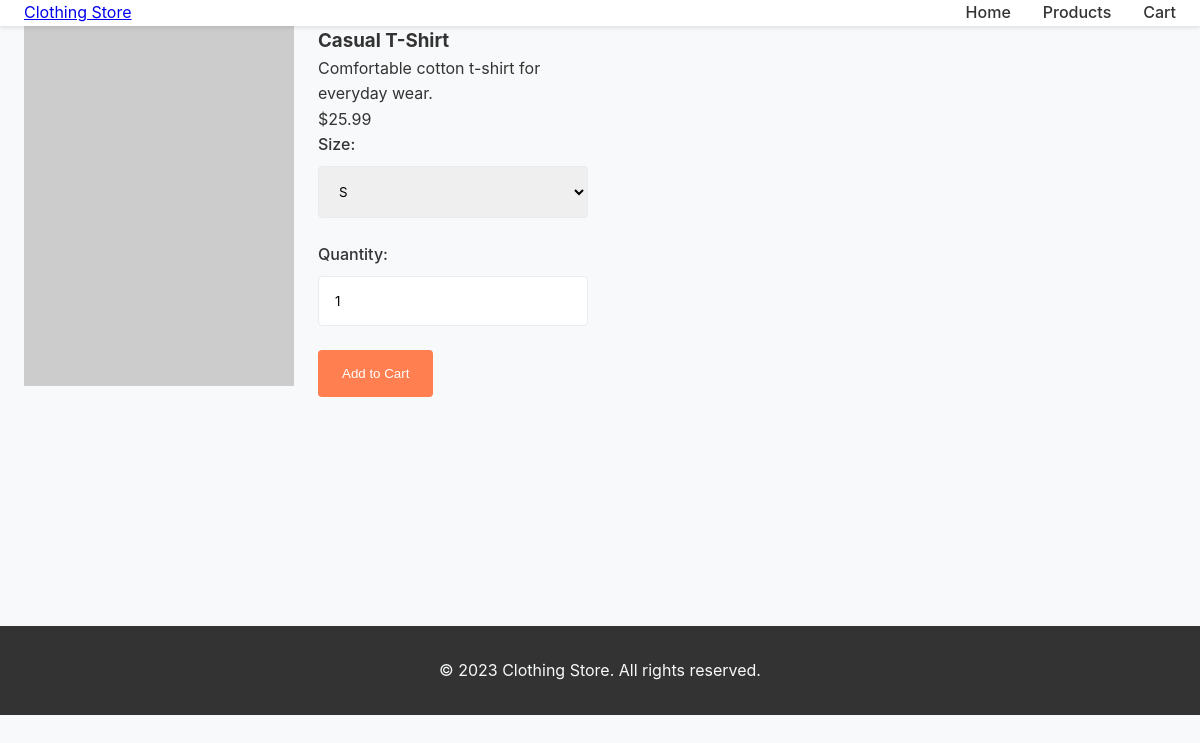
Page /product/1 on the committed database.
### tables this page shows
CREATE TABLE products (
            id INTEGER PRIMARY KEY AUTOINCREMENT,
            name TEXT NOT NULL,
            description TEXT NOT NULL,
            price REAL NOT NULL,
            category TEXT NOT NULL,
            image_url TEXT NOT NULL,
            sizes TEXT NOT NULL
        );

### clothing_store/app.py (the view)
@app.route('/product/<int:product_id>')
def product_detail(product_id):
    product = get_product_by_id(product_id)
    if not product:
        flash('Product not found.')
        return redirect(url_for('products'))
    return render_template('product_detail.html', product=product)

### clothing_store/models.py (called while the page is built)
def get_db_connection():
    conn = sqlite3.connect(DB_PATH)
    conn.row_factory = sqlite3.Row
    return conn

def get_product_by_id(product_id):
    conn = get_db_connection()
    product = conn.execute('SELECT * FROM products WHERE id = ?', (product_id,)).fetchone()
    conn.close()
    return product

### clothing_store/templates/product_detail.html (shortened to what this page needs)
{% extends "base.html" %}
{% block content %}
<section class="container">
    <article>
        <div class="grid">
            <div>
                <img src="{{ product.image_url }}" alt="{{ product.name }}" style="width: 100%; max-width: 400px;">
            </div>
            <div>
                <h1>{{ product.name }}</h1>
                <p>{{ product.description }}</p>
                <p class="price">${{ "%.2f"|format(product.price) }}</p>
                <form method="POST" action="{{ url_for('add_to_cart', product_id=product.id) }}">
                    <div class="form-group">
                        <label for="size">Size:</label>
                        <select id="size" name="size" required>
                            {% for size in product.sizes.split(',') %}
                            <option value="{{ size }}">{{ size }}</option>
                            {% endfor %}
                        </select>
                    </div>
                    <div class="form-group">
                        <label for="quantity">Quantity:</label>
                        <input type="number" id="quantity" name="quantity" min="1" value="1" required>
                    </div>
                    <button type="submit" class="btn">Add to Cart</button>
                </form>
            </div>
        </div>
    </article>
</section>
{% endblock %}

### clothing_store/static/css/style.css (style rules this page uses)
* { margin: 0; padding: 0; box-sizing: border-box; }
body { font-family: 'Inter', sans-serif; line-height: 1.6; color: #333; background-color: #f8f9fa; }
:root { --primary-bg: #f8f9fa; --secondary-bg: #ffffff; --text-color: #333333; --accent-color: #ff7f50; --border-color: #e9ecef; --shadow: 0 2px 4px rgba(0,0,0,0.1); --spacing-xs: 0.5rem; --spacing-sm: 1rem; --spacing-md: 1.5rem; --spacing-lg: 2rem; --spacing-xl: 3rem; }
.container { max-width: 1200px; margin: 0 auto; padding: 0 var(--spacing-md); }
section { padding: var(--spacing-xl) 0; }
.btn { display: inline-block; padding: var(--spacing-sm) var(--spacing-md); background-color: var(--accent-color); color: white; text-decoration: none; border: none; border-radius: 4px; cursor: pointer; font-weight: 500; transition: background-color 0.3s; }
.grid { display: grid; grid-template-columns: repeat(auto-fill, minmax(250px, 1fr)); gap: var(--spacing-md); }
form { max-width: 600px; margin: 0 auto; }
.form-group { margin-bottom: var(--spacing-md); }
label { display: block; margin-bottom: var(--spacing-xs); font-weight: 500; }
input, select, textarea { width: 100%; padding: var(--spacing-sm); border: 1px solid var(--border-color); border-radius: 4px; font-family: inherit; }

### rows in the picture
products: name "Casual T-Shirt", description "Comfortable cotton t-shirt for everyday wear.", price "25.99", size "S"
